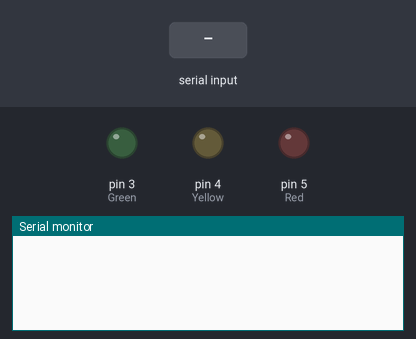
The sketch below on a simulated Arduino Uno, built with avr-gcc and run on an emulated ATmega328P. Shown: output pins drawn as LEDs (lit = HIGH), the last lines printed to the serial monitor. The inputs (shaded band) are chosen by the test bench.

Above: at 1.2 s.
1.3 s: "green\n" received over Serial
At 2.7 s:
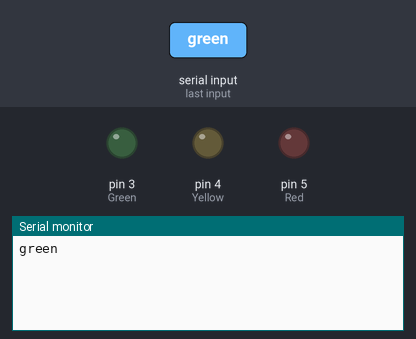
3.8 s: "green off\n" received over Serial
At 6.0 s:
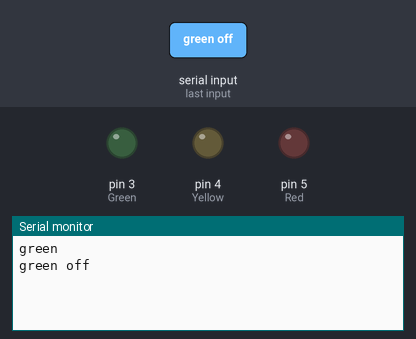
6.3 s: "yellow\n" received over Serial
At 7.8 s:
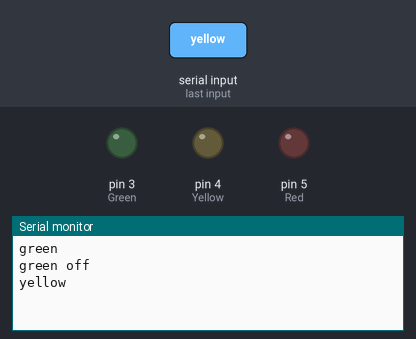

Measured:
- after the input at 1.3 s, the serial monitor: prints a new line after 1.0 s (image 1)
- after the input at 3.8 s, the serial monitor: prints a new line after 1.0 s (image 2)
- after the input at 6.3 s, the serial monitor: prints a new line after 1.0 s (image 3)

The sketch:

Hc05_voice.ino
```cpp
int Green = 3;
int Yellow = 4;
int Red = 5;

void setup() {
  Serial.begin(9600);
  pinMode(Green,OUTPUT);
  pinMode(Yellow,OUTPUT);
  pinMode(Red,OUTPUT);


}


char c;
String voice;

void loop() {
  if (Serial.available()>0)
  {
    voice="";
    voice=Serial.readString();
    Serial.print(voice+'\n');
  }

  if(voice=="green")
  {
    digitalWrite(Green,HIGH);
  } else if(voice=="green off")
  {
    digitalWrite(Green,LOW);
  }

    if(voice=="yellow")
  {
    digitalWrite(Yellow,HIGH);
  } else if(voice=="Yellow off")
  {
    digitalWrite(Yellow,LOW);
  }


  if(voice=="red")
  {
    digitalWrite(Red,HIGH);
  } else if(voice=="red off")
  {
    digitalWrite(Red,LOW);
  }

}
```
